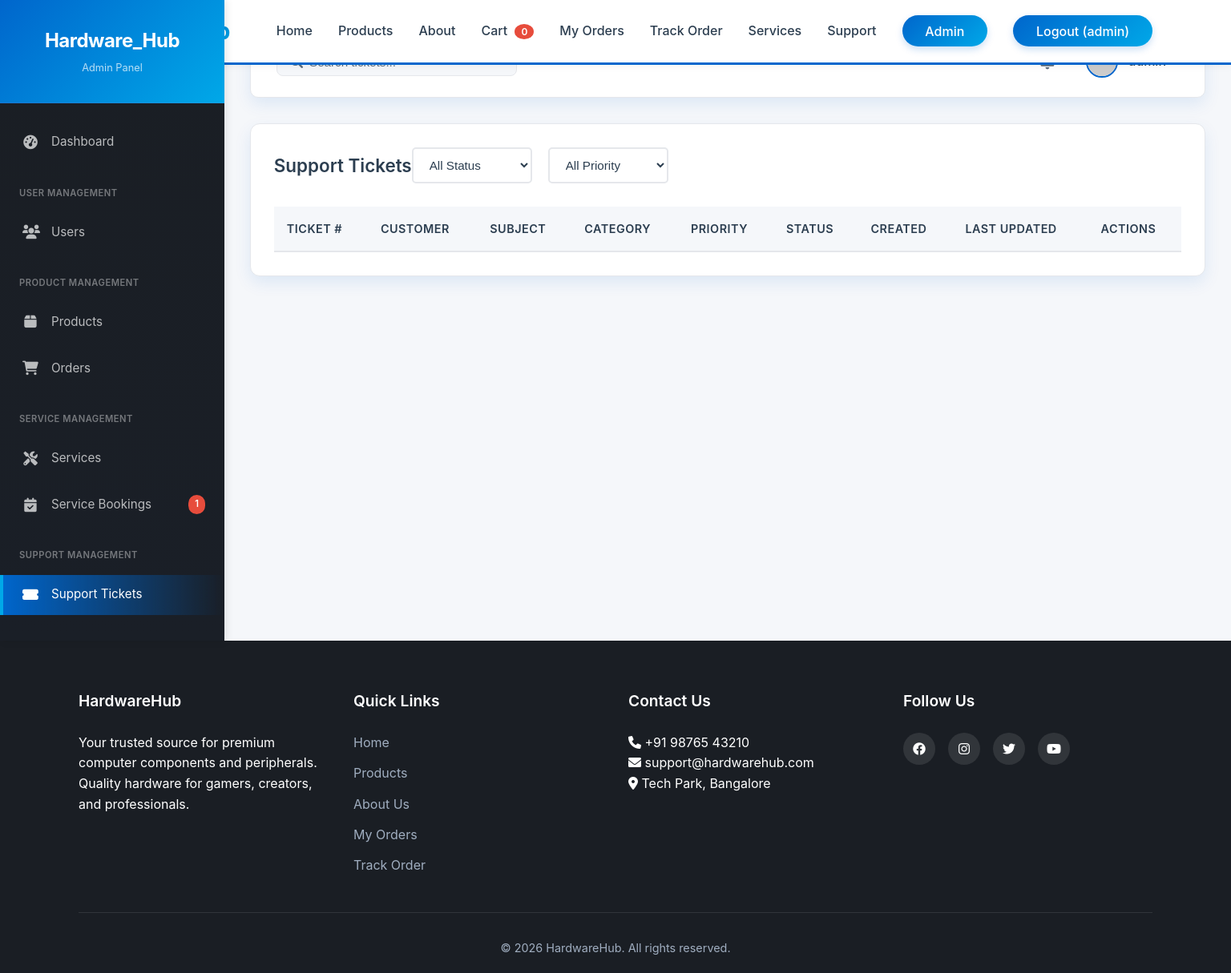
Before: /admin/tickets (signed in) with the older database file.
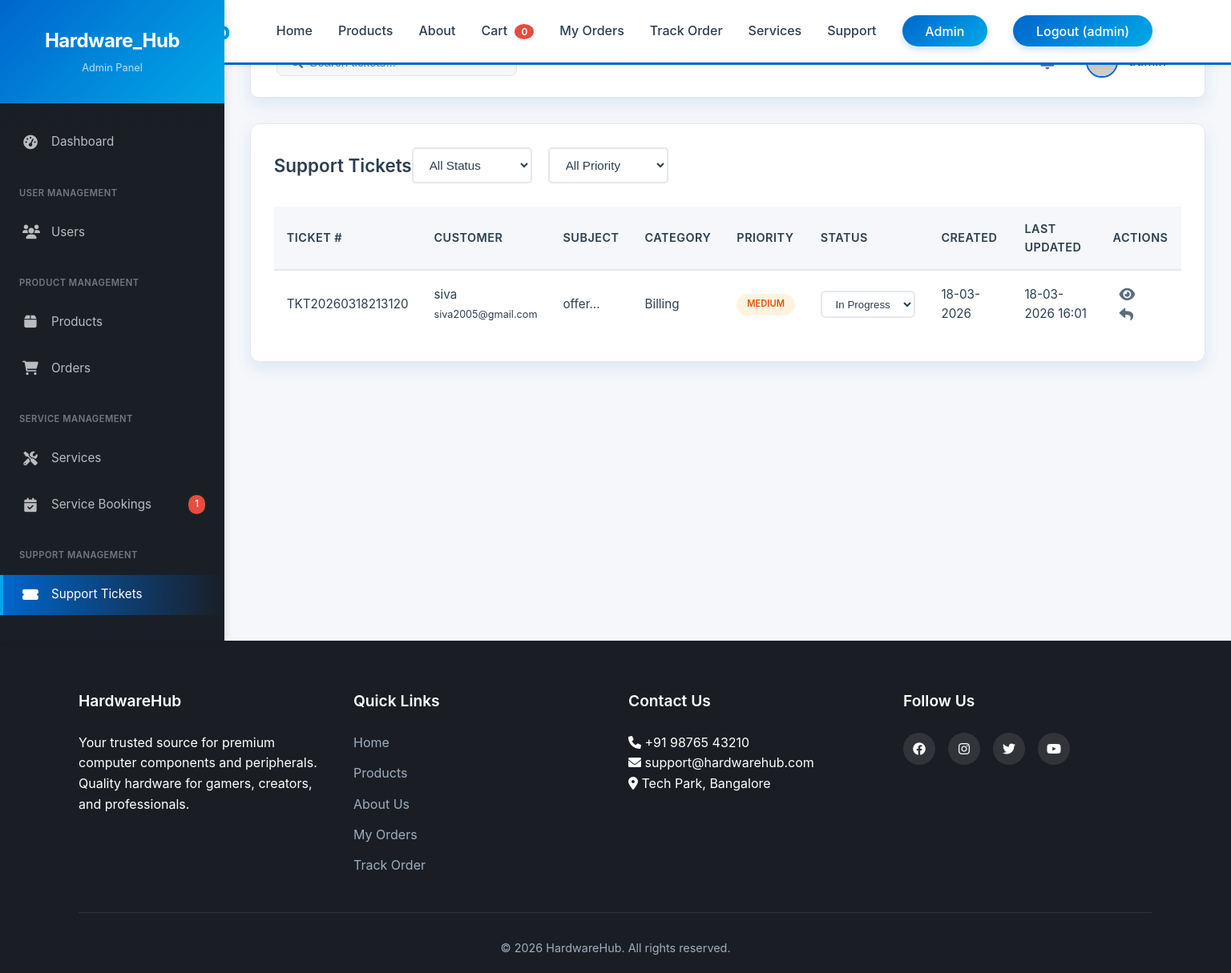
After: the same page with the newer database file.
### app.py (models this page shows, shortened)
class User(UserMixin, db.Model):
    id = db.Column(db.Integer, primary_key=True)
    username = db.Column(db.String(80), unique=True, nullable=False)
    email = db.Column(db.String(120), unique=True, nullable=False)
    password_hash = db.Column(db.String(200), nullable=False)
    phone = db.Column(db.String(15))
    address = db.Column(db.Text)
    is_admin = db.Column(db.Boolean, default=False)
    created_at = db.Column(db.DateTime, default=datetime.utcnow)
    orders = db.relationship('Order', backref='user', lazy=True)
    service_bookings = db.relationship('ServiceBooking', backref='user', lazy=True)
    support_tickets = db.relationship('SupportTicket', backref='user', lazy=True)

class SupportTicket(db.Model):
    id = db.Column(db.Integer, primary_key=True)
    ticket_number = db.Column(db.String(20), unique=True, nullable=False)
    user_id = db.Column(db.Integer, db.ForeignKey('user.id'), nullable=False)
    subject = db.Column(db.String(200), nullable=False)
    category = db.Column(db.String(50), nullable=False)
    priority = db.Column(db.String(20), default='medium')
    message = db.Column(db.Text, nullable=False)
    status = db.Column(db.String(20), default='open')
    attachment = db.Column(db.String(200))
    created_at = db.Column(db.DateTime, default=datetime.utcnow)
    updated_at = db.Column(db.DateTime, default=datetime.utcnow, onupdate=datetime.utcnow)
    resolved_at = db.Column(db.DateTime)
    replies = db.relationship('TicketReply', backref='ticket', cascade='all, delete-orphan')

### app.py (the view)
@app.route('/admin/tickets')
@login_required
@admin_required
def admin_tickets():
    tickets = SupportTicket.query.order_by(SupportTicket.created_at.desc()).all()
    open_tickets_count = SupportTicket.query.filter_by(status='open').count()
    unread_bookings_count = ServiceBooking.query.filter_by(status='pending').count()
    return render_template('admin/tickets.html', tickets=tickets,
                         open_tickets_count=open_tickets_count,
                         unread_bookings_count=unread_bookings_count)

### templates/admin/tickets.html (shortened to what this page needs)
{% extends "base.html" %}
{% block extra_css %}
<link rel="stylesheet" href="{{ url_for('static', filename='css/admin.css') }}">
{% endblock %}
{% block content %}
<div class="admin-container">
    {% include 'admin/sidebar.html' %}
    <main class="admin-main">
        <div class="admin-top-bar">
            <div class="admin-search">
            </div>
            <div class="admin-user">
                <div class="admin-notifications">
                    <span class="notification-badge">{{ open_tickets_count }}</span>
                </div>
                <div class="admin-profile">
                    <span>{{ current_user.username }}</span>
                </div>
            </div>
        </div>
        <div class="admin-table-container">
            <div class="admin-table-header">
                <h2>Support Tickets</h2>
                <div class="filter-group">
                    <select id="statusFilter" style="width: 150px; margin-right: 10px;">
                        <option value="all">All Status</option>
                    </select>
                    <select id="priorityFilter" style="width: 150px;">
                        <option value="all">All Priority</option>
                    </select>
                </div>
            </div>
            <table class="admin-table" id="ticketsTable">
                <thead>
                    <tr>
                        <th>Ticket #</th>
                        <th>Customer</th>
                        <th>Subject</th>
                        <th>Category</th>
                        <th>Priority</th>
                        <th>Status</th>
                        <th>Created</th>
                        <th>Last Updated</th>
                        <th>Actions</th>
                    </tr>
                </thead>
                <tbody>
                    {% for ticket in tickets %}
                    <tr data-status="{{ ticket.status }}" data-priority="{{ ticket.priority }}">
                        <td>{{ ticket.ticket_number }}</td>
                        <td>{{ ticket.user.username }}<br><small>{{ ticket.user.email }}</small></td>
                        <td>{{ ticket.subject[:50] }}...</td>
                        <td>{{ ticket.category }}</td>
                        <td>
                            <span class="priority-badge priority-{{ ticket.priority }}">
                                {{ ticket.priority|upper }}
                            </span>
                        </td>
                        <td>
                            <select class="status-select" data-ticket-id="{{ ticket.id }}" onchange="updateTicketStatus(this)">
                                <option value="in-progress" {% if ticket.status == 'in-progress' %}selected{% endif %}>In Progress</option>
                            </select>
                        </td>
                        <td>{{ ticket.created_at.strftime('%d-%m-%Y') }}</td>
                        <td>{{ ticket.updated_at.strftime('%d-%m-%Y %H:%M') }}</td>
                        <td>
                            <a href="{{ url_for('ticket_detail', ticket_id=ticket.id) }}" class="action-icon view" title="View">
                                <i class="fas fa-eye"></i>
                            </a>
                            <i class="fas fa-reply action-icon" onclick="replyToTicket('{{ ticket.ticket_number }}')" title="Reply"></i>
                        </td>
                    </tr>
                    {% endfor %}
                </tbody>
            </table>
        </div>
    </main>
</div>
{% endblock %}

### templates/base.html (shortened to what this page needs)
<!DOCTYPE html>
<html lang="en">
<head>
    <link rel="stylesheet" href="{{ url_for('static', filename='css/style.css') }}">
    {% block extra_css %}{% endblock %}
    <link rel="stylesheet" href="https://cdnjs.cloudflare.com/ajax/libs/font-awesome/6.0.0/css/all.min.css">
    <link rel="stylesheet" href="https://unpkg.com/leaflet@1.9.4/dist/leaflet.css" />
</head>
<body>
    <nav class="navbar">
        <div class="container">
            <div class="nav-content">
                <div class="logo">Hardware<span>Hub</span></div>
                <ul class="nav-links">
                    <li><a href="{{ url_for('index') }}" {% if request.endpoint == 'index' %}class="active"{% endif %}>Home</a></li>
                    <li><a href="{{ url_for('products') }}" {% if request.endpoint == 'products' %}class="active"{% endif %}>Products</a></li>
                    <li><a href="{{ url_for('about') }}" {% if request.endpoint == 'about' %}class="active"{% endif %}>About</a></li>
                    <li><a href="{{ url_for('cart') }}">Cart <span class="cart-count">0</span></a></li>
                    <li><a href="{{ url_for('orders') }}" {% if request.endpoint == 'orders' %}class="active"{% endif %}>My Orders</a></li>
                    <li><a href="{{ url_for('tracking') }}" {% if request.endpoint == 'tracking' %}class="active"{% endif %}>Track Order</a></li>
                    <li><a href="{{ url_for('services') }}" {% if request.endpoint == 'services' or request.endpoint == 'service_detail' or request.endpoint == 'book_service' %}class="active"{% endif %}>Services</a></li>
<li><a href="{{ url_for('support') }}" {% if request.endpoint == 'support' or request.endpoint == 'new_ticket' or request.endpoint == 'my_tickets' %}class="active"{% endif %}>Support</a></li>
                    {% if current_user.is_authenticated and current_user.is_admin %}
                        <li><a href="{{ url_for('admin_dashboard') }}" class="admin-link">Admin</a></li>
                    {% endif %}
                    {% if current_user.is_authenticated %}
                        <li><a href="#" class="logout-btn" id="logoutBtn">Logout ({{ current_user.username }})</a></li>
                    {% else %}
                        <li><a href="{{ url_for('login') }}" class="login-btn" id="loginNavBtn">Login</a></li>
                    {% endif %}
                </ul>
            </div>
        </div>
    </nav>
    {% block content %}{% endblock %}
    <footer class="footer">
        <div class="container">
            <div class="footer-content">
                <div class="footer-section">
                    <h3>HardwareHub</h3>
                    <p>Your trusted source for premium computer components and peripherals. Quality hardware for gamers, creators, and professionals.</p>
                </div>
                <div class="footer-section">
                    <h4>Quick Links</h4>
                    <ul>
                        <li><a href="{{ url_for('index') }}">Home</a></li>
                        <li><a href="{{ url_for('products') }}">Products</a></li>
                        <li><a href="{{ url_for('about') }}">About Us</a></li>
                        <li><a href="{{ url_for('orders') }}">My Orders</a></li>
                        <li><a href="{{ url_for('tracking') }}">Track Order</a></li>
                    </ul>
                </div>
                <div class="footer-section">
                    <h4>Contact Us</h4>
                    <p><i class="fas fa-phone"></i> +91 98765 43210</p>
                    <p><i class="fas fa-envelope"></i> support@hardwarehub.com</p>
                    <p><i class="fas fa-map-marker-alt"></i> Tech Park, Bangalore</p>
                </div>
                <div class="footer-section">
                    <h4>Follow Us</h4>
                    <div class="social-links">
                        <a href="#"><i class="fab fa-facebook"></i></a>
                        <a href="#"><i class="fab fa-instagram"></i></a>
                        <a href="#"><i class="fab fa-twitter"></i></a>
                        <a href="#"><i class="fab fa-youtube"></i></a>
                    </div>
                </div>
            </div>
            <div class="footer-bottom">
                <p>&copy; 2026 HardwareHub. All rights reserved.</p>
            </div>
        </div>
    </footer>
</body>
</html>

### templates/admin/sidebar.html (shortened to what this page needs)
<aside class="admin-sidebar">
    <div class="admin-sidebar-header">
        <h2>Hardware_Hub</h2>
        <p>Admin Panel</p>
    </div>
    <nav class="admin-sidebar-menu">
        <ul>
            <li>
                <a href="{{ url_for('admin_dashboard') }}" {% if request.endpoint == 'admin_dashboard' %}class="active"{% endif %}>
                    <i class="fas fa-tachometer-alt"></i>
                    <span>Dashboard</span>
                </a>
            </li>
            <li class="menu-section">
                <span class="menu-section-title">USER MANAGEMENT</span>
            </li>
            <li>
                <a href="{{ url_for('admin_users') }}" {% if request.endpoint == 'admin_users' %}class="active"{% endif %}>
                    <i class="fas fa-users"></i>
                    <span>Users</span>
                </a>
            </li>
            <li class="menu-section">
                <span class="menu-section-title">PRODUCT MANAGEMENT</span>
            </li>
            <li>
                <a href="{{ url_for('admin_products') }}" {% if request.endpoint == 'admin_products' %}class="active"{% endif %}>
                    <i class="fas fa-box"></i>
                    <span>Products</span>
                </a>
            </li>
            <li>
                <a href="{{ url_for('admin_orders') }}" {% if request.endpoint == 'admin_orders' %}class="active"{% endif %}>
                    <i class="fas fa-shopping-cart"></i>
                    <span>Orders</span>
                </a>
            </li>
            <li class="menu-section">
                <span class="menu-section-title">SERVICE MANAGEMENT</span>
            </li>
            <li>
                <a href="{{ url_for('admin_services') }}" {% if request.endpoint == 'admin_services' %}class="active"{% endif %}>
                    <i class="fas fa-tools"></i>
                    <span>Services</span>
                </a>
            </li>
            <li>
                <a href="{{ url_for('admin_bookings') }}" {% if request.endpoint == 'admin_bookings' %}class="active"{% endif %}>
                    <i class="fas fa-calendar-check"></i>
                    <span>Service Bookings</span>
                    {% if unread_bookings_count > 0 %}
                    <span class="menu-badge">{{ unread_bookings_count }}</span>
                    {% endif %}
                </a>
            </li>
            <li class="menu-section">
                <span class="menu-section-title">SUPPORT MANAGEMENT</span>
            </li>
            <li>
                <a href="{{ url_for('admin_tickets') }}" {% if request.endpoint == 'admin_tickets' %}class="active"{% endif %}>
                    <i class="fas fa-ticket-alt"></i>
                    <span>Support Tickets</span>
                </a>
            </li>
            <li class="menu-section">
                <span class="menu-section-title">ANALYTICS</span>
            </li>
        </ul>
    </nav>
</aside>

Changed rows visible on the page:
added SupportTicket: ticket_number "TKT20260318213120", user.username "siva", user.email "siva2005@gmail.com", subject "offer", category "Billing", priority "MEDIUM", status+id "In Progress", created_at "18-03-2026", updated_at "18-03-2026 16:01"
